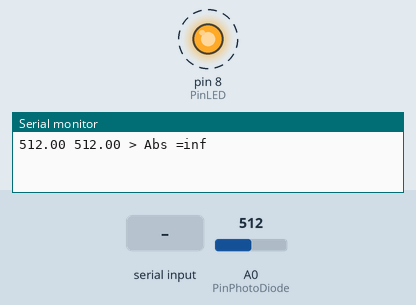
Simulated run of this sketch. Board: Arduino Uno, built with avr-gcc and run on an emulated ATmega328P. On the bench: output pins drawn as LEDs (lit = HIGH), the last lines printed to the serial monitor. Dashed ring = blinking. Inputs (shaded band) come from the test bench; at power-on: A0 (PinPhotoDiode) = 512.

Above: at 1.2 s.
1.3 s: "0" received over Serial
At 3.16 s:
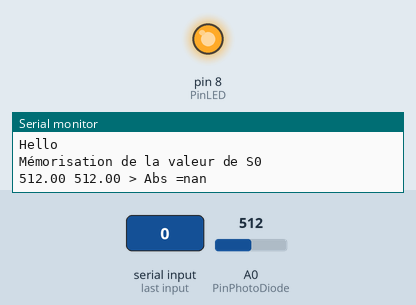
At 3.7 s:
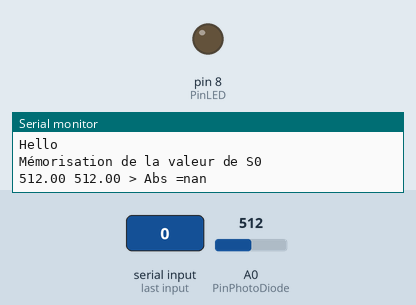
4.3 s: "1" received over Serial
Timing chart, 0 to 13.3 s (numbered marks = the images above; inputs shaded):
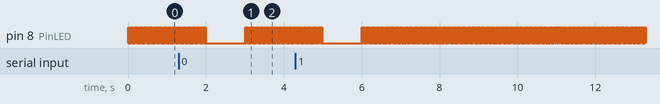

The sketch:

Script-Arduino-UV-visible.ino
```cpp
// Script permettant de simuler le fonctionnement d'un spectro UV-vis :

int PinLED = 8; // Voie reliant la lED
int PinPhotoDiode = A0; // Voie reliant la photodiode

float Son;
float Soff;
int Tstab = 10;
float Smesure; // Représente l'intensité résultante

float S0 = 500.0; //Signal blanc (valeur arbitraire)
float alpha = 0.05; //permet de calculer une moyenne exponentielle
float A; //Absorbance

int TempsEntreAffichage = 1000;
float TempsAffichageSuivant;

// Void setup pour faire fonctionner les fonctions et initialiser la carte sur une seule boucle

void setup() {
 Serial.begin(9600);
 pinMode(PinLED, OUTPUT);
 pinMode(PinPhotoDiode, INPUT);

 TempsAffichageSuivant = millis() + TempsEntreAffichage;
}

// Boucle infinie contenant la fonction désirée

void loop() {

 digitalWrite (PinLED, HIGH); delay(Tstab);
 Son = analogRead(PinPhotoDiode); // lecture valeur photodiode

 digitalWrite(PinLED, LOW); delay(Tstab);
 Soff = analogRead(PinPhotoDiode); // lecture valeur photodiode

 Smesure = alpha * (Son-Soff) + (1-alpha) * Smesure; // moyennage de l'intensité

 if (millis() > TempsAffichageSuivant) {
   Serial.print(Son);Serial.print(" ");
   Serial.print(Soff); Serial.print(" > Abs =");
   Serial.println(log10(S0/Smesure),3); // écriture de la phrase réponse

   if (Serial.available()) {
     Serial.println("Hello"); // vérifier que le terminal marche
     String init = Serial.readString(); //Lecture jusqu'à l'arrêt
     init.trim(); // mise en page de la réponse
     if (init == "0") {
       Serial.println("Mémorisation de la valeur de S0"); //faire le blanc et vérifier que c'est fait
       S0 = Smesure;
     }
   }
   TempsAffichageSuivant = TempsAffichageSuivant + TempsEntreAffichage; //prise de point
 }
}
```
